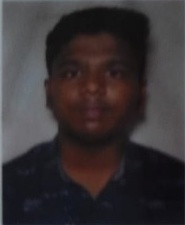
#> input picture assets/aadhaar_photo.jpg, 185 x 225 px; its folder holds only this picture in this run
$ python -i biometric_service.py   (imports and definitions only)   (older library calls are emulated)
#> lines starting #> are read from the running program, lines starting #| are printed output that depends on the picture
#> further down, picture is the input picture: shape (225, 185, 3); mean B, G, R 52.6, 50.5, 56.1
import os
import cv2
import base64
import random
import hashlib
import joblib
import numpy as np
from typing import Dict, Any, Tuple, Optional
from app.config import settings

# Paths to static face crops and trained biometric model
BASE_DIR = os.path.dirname(os.path.dirname(os.path.abspath(__file__)))
FACES_DIR = os.path.join(BASE_DIR, "static", "faces")
MODEL_PATH = os.path.join(BASE_DIR, "models_storage", "tri_biometric_model.pkl")

# Cached real document crops
_REAL_AADHAAR_B64: Optional[str] = None
_REAL_PAN_B64: Optional[str] = None
_BIOMETRIC_MODEL: Optional[Any] = None

# [29 lines left out: functions get_real_face_crops, get_trained_model, not called in this run]

def extract_facial_feature_vector(img_bgr: np.ndarray, target_size=(128, 128)) -> np.ndarray:
    """Extracts 256-D gradient, color, and intensity projection feature vector."""
#> called with target_size = (128, 128)
    if img_bgr is None:
        return np.zeros(256, dtype=np.float32)

    resized = cv2.resize(img_bgr, target_size)
    gray = cv2.cvtColor(resized, cv2.COLOR_BGR2GRAY)
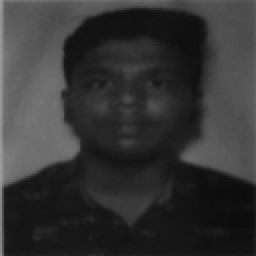
#> gray: shape (128, 128) (shown 2 times larger); min 11, max 156, mean 52.3
    eq = cv2.equalizeHist(gray)
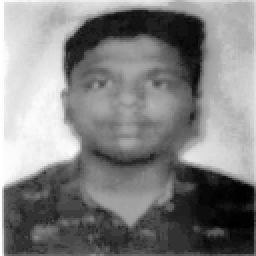
#> eq: shape (128, 128) (shown 2 times larger); min 0, max 255, mean 129.5

    gx = cv2.Sobel(eq, cv2.CV_32F, 1, 0, ksize=3)
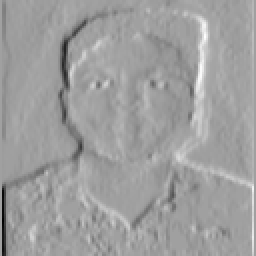
#> gx: shape (128, 128) float32 (shown 2 times larger); min -674, max 399, mean -5.1; drawn with min black and max white
    gy = cv2.Sobel(eq, cv2.CV_32F, 0, 1, ksize=3)
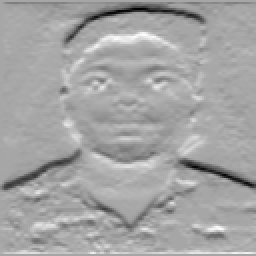
#> gy: shape (128, 128) float32 (shown 2 times larger); min -533, max 282, mean -8.2; drawn with min black and max white
    mag, angle = cv2.cartToPolar(gx, gy, angleInDegrees=True)
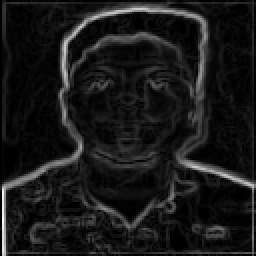
#> mag: shape (128, 128) float32 (shown 2 times larger); min 0, max 674.1, mean 66.4; drawn with min black and max white
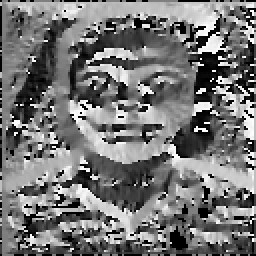
#> angle: shape (128, 128) float32 (shown 2 times larger); min 0, max 359.8, mean 166.3; drawn with min black and max white

    cell_h, cell_w = target_size[0] // 4, target_size[1] // 4
    grad_feats = []
    for r in range(4):
        for c in range(4):
            cell_mag = mag[r*cell_h:(r+1)*cell_h, c*cell_w:(c+1)*cell_w]
            cell_ang = angle[r*cell_h:(r+1)*cell_h, c*cell_w:(c+1)*cell_w]
            hist, _ = np.histogram(cell_ang, bins=8, range=(0, 360), weights=cell_mag)
            grad_feats.extend(hist)
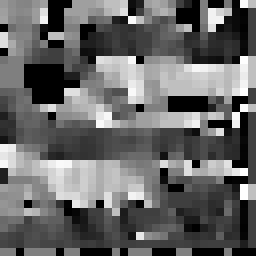
#> cell_ang: shape (32, 32) float32 (shown 8 times larger); min 0, max 359.7, mean 145.7; drawn with min black and max white
#> after the loop, grad_feats = 128 values, max 51514.8 at index 94, min 234.8 at index 38, mean 8502.4

    grad_feats = np.array(grad_feats, dtype=np.float32)
    norm = np.linalg.norm(grad_feats)
#> norm = 136077.9
    if norm > 0:
        grad_feats /= norm
#> grad_feats = 128 values, max 0.379 at index 94, min 0.00173 at index 38, mean 0.0625

    hsv = cv2.cvtColor(resized, cv2.COLOR_BGR2HSV)
#> hsv: shape (128, 128, 3); mean H, S, V 85.2, 50.7, 59
    h_hist = cv2.calcHist([hsv], [0], None, [32], [0, 180]).flatten()
#> h_hist = 32 values, max 4790 at index 0, min 0 at index 4, mean 512
    s_hist = cv2.calcHist([hsv], [1], None, [32], [0, 256]).flatten()
#> s_hist = 32 values, max 2936 at index 0, min 0 at index 20, mean 512
    color_feats = np.concatenate([h_hist, s_hist])
#> color_feats = 64 values, max 4790 at index 0, min 0 at index 4, mean 512
    cnorm = np.linalg.norm(color_feats)
#> cnorm = 7805.8
    if cnorm > 0:
        color_feats /= cnorm
#> color_feats = 64 values, max 0.614 at index 0, min 0 at index 4, mean 0.0656

    horiz_proj = gray.mean(axis=1)
#> horiz_proj = 128 values, max 99.95 at index 0, min 23.05 at index 122, mean 52.26
    vert_proj = gray.mean(axis=0)
#> vert_proj = 128 values, max 145.7 at index 0, min 27.07 at index 88, mean 52.26
    h_proj_down = cv2.resize(horiz_proj.reshape(-1, 1), (1, 32)).flatten()
#> h_proj_down = 32 values, max 86.66 at index 0, min 23.1 at index 30, mean 52.09
    v_proj_down = cv2.resize(vert_proj.reshape(-1, 1), (1, 32)).flatten()
#> v_proj_down = 32 values, max 102 at index 0, min 27.27 at index 22, mean 52.01
    proj_feats = np.concatenate([h_proj_down, v_proj_down])
#> proj_feats = 64 values, max 102 at index 32, min 23.1 at index 30, mean 52.05
    pnorm = np.linalg.norm(proj_feats)
#> pnorm = 442.5
    if pnorm > 0:
        proj_feats /= pnorm
#> proj_feats = 64 values, max 0.231 at index 32, min 0.0522 at index 30, mean 0.118

    return np.concatenate([grad_feats, color_feats, proj_feats])

# [261 lines left out: functions compute_pair_features, decode_base64_image, check_face_quality, generate_liveness_challenge, evaluate_tri_biometric_verification, not called in this run]

>>> import cv2
>>> picture = cv2.imread('../../../assets/aadhaar_photo.jpg')
>>> result = extract_facial_feature_vector(picture)
#> result = 256 values, max 0.614 at index 128, min 0 at index 132, mean 0.0771
